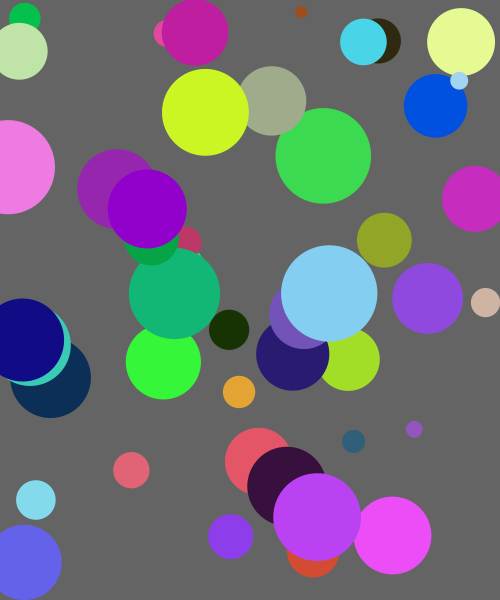
Frame 1 (no input)
Frame 60 (the mouse pressed at the canvas centre just before this capture): identical to frame 1, image omitted
Frame 120 (the mouse held since frame 60 and released just before this capture): identical to frame 1, image omitted

The Processing sketch that drew this single still picture (run headless with seeded random() and noise(); from frame 60 on, the mouse is pressed at the canvas centre):

// Processing sketch: w02_07_class_array_randomValues
// ── w02_07_class_array_randomValues.pde
// IMA | NYU Shanghai
// Kinetic Interfaces
// MOQN
// Jan 31 2018


Ball[] balls;


void setup() {
  size(500, 600);
  noStroke();

  // initialize the array
  balls = new Ball[50]; // 50 elements!

  // for-loop with the total number of the elements
  for (int i=0; i<balls.length; i++) {
    balls[i] = new Ball(random(width), random(height));
  }
}


void draw() {
  background(100);

  // now we have to use for-loop!
  for (int i=0; i<balls.length; i++) {
    balls[i].display();
  }
}


class Ball {
  // variables(fields)
  float x, y, size;
  color clr;

  // constructor
  Ball(float tempX, float tempY) {
    x = tempX;
    y = tempY;
    size = random(10, 100);
    clr = color(random(255), random(255), random(255));
  }

  // functions(methods)
  void display() {
    fill(clr);
    ellipse(x, y, size, size);
  }
}
